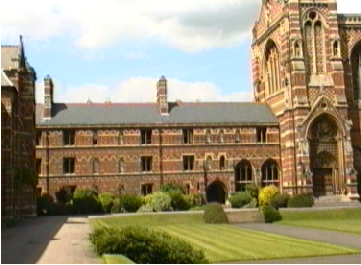
%> input picture keble1.png, 361 x 265 px
$ octave homography_examples.m   (GNU Octave 9; MATLAB toolbox functions it lacks are replaced by stand-ins)
%> lines starting %> are read from the running program, lines starting %| are printed output that depends on the picture
### estimate_homography.m
function H = estimate_homography(PA, PB)
[rows,~] = size(PA);
% rows = N correspondences; col = 2
% A should be a 2N x 9 array
A = zeros(rows * 2, 9);
coordCounter = 1;
for i = 1:2:rows*2
    A(i,1) = -(PA(coordCounter,1));
    A(i,2) = -(PA(coordCounter,2));
    A(i,3) = -1;
    A(i,4) = 0;
    A(i,5) = 0;
    A(i,6) = 0;
    A(i,7) = PA(coordCounter,1) * PB(coordCounter,1);
    A(i,8) = PA(coordCounter,2) * PB(coordCounter,1);
    A(i,9) = PB(coordCounter,1);
    coordCounter = coordCounter + 1;
end
coordCounter = 1;
for i = 2:2:rows*2
    A(i,1) = 0;
    A(i,2) = 0;
    A(i,3) = 0;
    A(i,4) = -(PA(coordCounter,1));
    A(i,5) = -(PA(coordCounter,2));
    A(i,6) = -1;
    A(i,7) = PA(coordCounter,1) * PB(coordCounter,2);
    A(i,8) = PA(coordCounter,2) * PB(coordCounter,2);
    A(i,9) = PB(coordCounter,2);
    coordCounter = coordCounter + 1;
end
[~, ~, V] = svd(A);
h = V(:, end);
H = reshape(h, 3, 3)';
end

### apply_homography.m
function [p2] = apply_homography(p1, H)
p1(3) = 1;
p1 = p1';
p = H * p1;
p2 = p(1:2) ./ p(3);
p2 = p2';
end

### homography_examples.m
%% Problem 1 and Problem 3c: Test estimate_homography for keble images
% Use these correspondences for HW5.
% keble1
PA = [165, 78; ...
      154, 186; ...
      327, 106; ...
      354, 170; ...
      340, 14; ...
      271, 43];
% keble2
PB = [68, 88; ...
      55, 198; ...
      229, 123; ...
      252, 186; ...
      243, 34; ...
      177, 57];

H = estimate_homography(PA, PB);
%
% H =
%
%     0.0098   -0.0001   -0.9968
%     0.0008    0.0095   -0.0788
%     0.0000    0.0000    0.0085

%% Problem 3d: Test apply_homography
% transform all PA to PA_transformed using the estimated homography
PA_transformed = [];
for i=1:size(PA, 1)
    p1 = PA(i,:);
    p2 = apply_homography(p1, H);
    PA_transformed = [PA_transformed; p2];
end

% If our homography H is accurate, then PA_transformed should be similar to
% PB which are the true correspondences. Check this yourself by outputting
% the values or by plotting below.
img1 = imread('keble1.png');
%> img1 is the input picture: size 265x361x3 uint8; mean R, G, B 155.2, 144.6, 116.7
img2 = imread('keble2.png');
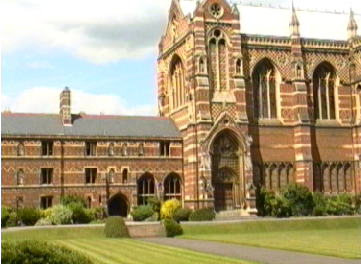
%> input picture keble2.png, 361 x 265 px
%> img2 is the input picture: size 265x361x3 uint8; mean R, G, B 169.4, 154.8, 120
figure;
subplot(1,2,1); hold on;
imshow(img1); plot(PA(:,1), PA(:,2), 'g.', 'MarkerSize', 20);
title('PA shown in Image 1');
subplot(1,2,2); hold on;
imshow(img2); plot(PA_transformed(:,1), PA_transformed(:,2), 'r.', 'MarkerSize', 20);
title('PA transformed and shown in Image 2');
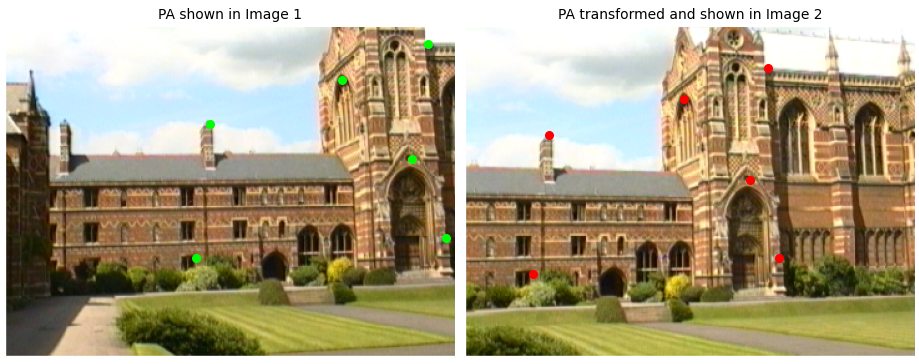
%> figure redrawn from the program's plot data, 2 panels

%% Problem 4: Correspondences for uttower images
% uttower1
% PA = [481, 310; 328, 510; 106, 507; 108, 619; 56, 176; 129, 483; 526, 537; 375, 293];
% % uttower2
% PB = [928, 331; 782, 540; 569, 545; 578, 652; 505, 232; 585, 519; 998, 567; 816, 322];
